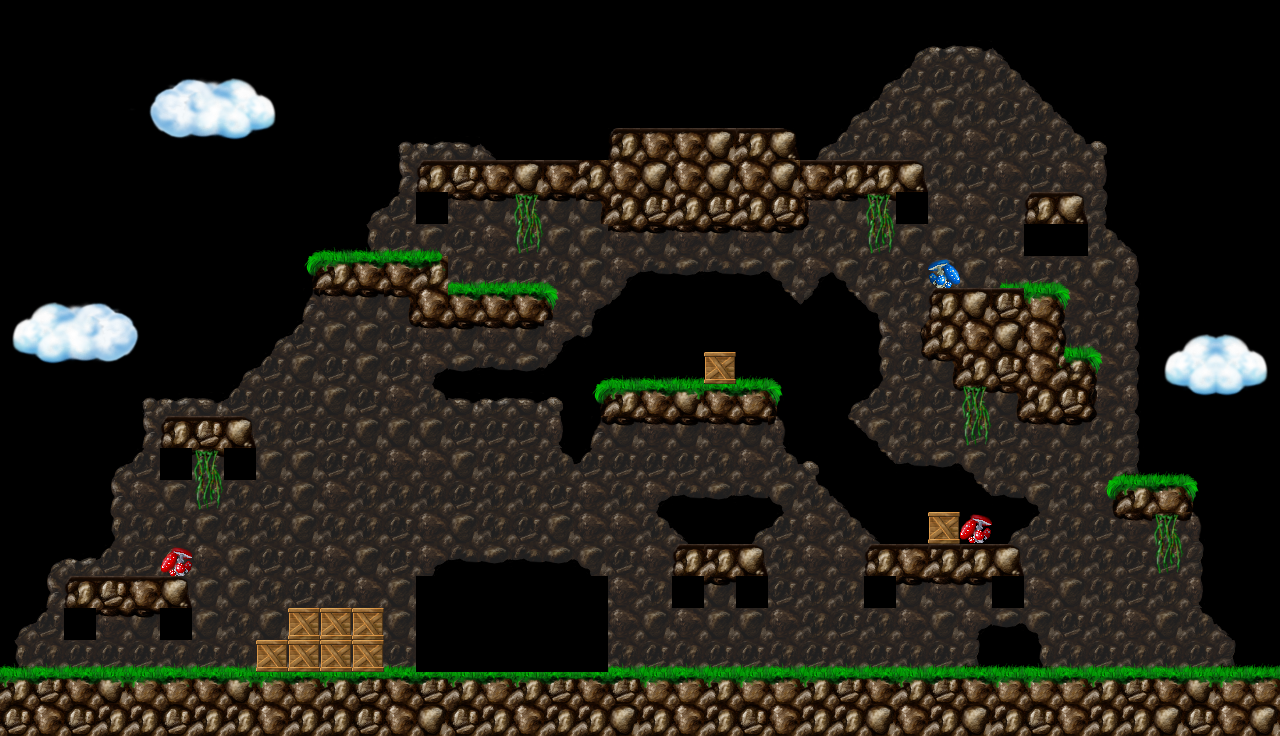

Rendered tile map (Tiled .tmx) drawn with the repository's tilesets; below, a short description and the full map source, tile grids included:
An orthogonal 40x23 tile map with 32x32 px tiles, 1 tile layer (Tile Layer 1).

<map version="1.2" tiledversion="1.2.0" orientation="orthogonal" renderorder="right-down" width="40" height="23" tilewidth="32" tileheight="32" infinite="0" nextlayerid="2" nextobjectid="1">
 <tileset firstgid="1" source="tilemap.tsx" />
 <layer id="1" name="Tile Layer 1" width="40" height="23">
  <data encoding="csv">
0,0,0,0,0,0,0,0,0,0,0,0,0,0,0,0,0,0,0,0,0,0,0,0,0,0,0,0,0,0,0,0,0,0,0,0,0,0,0,0,
0,0,0,0,0,0,0,0,0,0,0,0,0,0,0,0,0,0,0,0,0,0,0,0,0,0,0,0,1430,1299,1300,1431,0,0,0,0,0,0,0,0,
0,0,0,0,1900,1901,1902,1903,1904,0,0,0,0,0,0,0,0,0,0,0,0,0,0,0,0,0,0,1430,1367,1428,1427,1366,1431,0,0,0,0,0,0,0,
0,0,0,0,1964,3345,3346,3347,1968,0,0,0,0,0,0,0,0,0,0,0,0,0,0,0,0,0,1430,1367,1427,1364,1427,1428,1366,1431,0,0,0,0,0,0,
0,0,0,0,2028,2029,2030,2031,2032,0,0,0,1298,1299,1300,1431,0,0,0,3493,3489,3489,3490,3487,3557,1430,1367,1427,1363,1427,1363,1427,1428,1366,1301,0,0,0,0,0,
0,0,0,0,0,0,0,0,0,0,0,0,1362,3551,3488,3489,3490,3489,3553,3491,3492,3491,3492,3491,3492,3489,3487,3487,3552,1427,1428,1363,1428,1363,1365,0,0,0,0,0,
0,0,0,0,0,0,0,0,0,0,0,1430,1367,1552,1879,1880,1432,1880,1747,3555,3556,3555,3556,3555,3556,1746,1880,1432,1488,1363,1363,1428,3551,3552,1429,0,0,0,0,0,
0,0,0,0,0,0,0,0,0,1558,1559,1304,1624,1234,1428,1363,1496,1364,1364,1879,1880,1879,1880,1879,1880,1881,1427,1496,1364,1364,1427,1428,1552,1488,1366,1431,0,0,0,0,
0,0,0,0,0,0,0,0,0,1622,3423,3425,3425,3364,1623,1624,1624,1557,1364,1302,1491,1492,1491,1492,1303,1302,1303,1427,1428,1369,1364,1233,1624,1557,1364,1365,0,0,0,0,
1269,1270,1271,1272,1273,0,0,0,0,1235,1879,1880,1747,3491,3425,3425,3425,1621,1302,1495,0,0,0,0,1494,1495,1494,1303,1427,3551,3490,3488,3427,1621,1428,1429,0,0,0,0,
1333,3342,3343,3344,1337,0,0,0,1430,1367,1364,1364,1878,1879,1880,1879,1880,1302,1493,0,0,0,0,0,0,0,0,1362,1173,3555,3491,3492,3491,1810,1557,1365,1269,1270,1903,1904,
1397,1398,1399,1400,1401,0,0,1430,1367,1364,1428,1364,1428,1302,1492,1491,1492,1495,1558,1559,1559,1560,3549,1560,1561,0,0,1426,1878,1747,3555,3556,3491,3363,1621,1429,1333,3342,3347,1968,
0,0,0,0,1298,1299,1300,1367,1428,1428,1364,1428,1363,1366,1300,1299,1300,1301,1622,3423,3425,3426,3425,3428,1625,0,1430,1367,1427,1878,1432,1747,3555,3556,1749,1365,1397,1398,2031,2032,
0,0,0,0,1362,3551,3488,3552,1427,1428,1428,1364,1364,1364,1428,1428,1428,1365,1235,1880,1879,1880,1879,1880,1236,0,1494,1303,1427,1428,1496,1878,1879,1880,1881,1429,0,0,0,0,
0,0,0,1430,1367,1552,1432,1488,1364,1364,1428,1427,1363,1363,1364,1427,1428,1366,1367,1428,1428,1428,1427,1363,1366,1301,0,1494,1491,1492,1303,1427,1428,1427,1556,1305,1560,1561,0,0,
0,0,0,1362,1363,1364,1496,1427,1428,1364,1363,1427,1427,1427,1428,1427,1427,1428,1363,1427,1302,1491,1492,1491,1303,1366,1431,0,0,0,1494,1491,1303,1427,1620,3423,3428,1625,0,0,
0,0,0,1426,1427,1428,1364,1427,1427,1364,1427,1427,1428,1363,1364,1427,1428,1364,1363,1363,1366,1431,0,1430,1367,1363,1366,1431,0,3549,611,1430,1367,1427,1878,1879,1432,1236,0,0,
0,1430,1299,1367,1428,1368,1363,1364,1428,1428,1363,1364,1428,1302,1491,1492,1491,1492,1303,1428,1363,3551,3487,3552,1427,1363,1363,3551,3489,3487,3487,3552,1427,1427,1427,1428,1496,1429,0,0,
0,1362,3551,3488,3489,3552,1364,1364,1427,1428,1427,1363,1364,2832,129,130,129,130,2831,1363,1427,1552,1880,1488,1428,1427,1427,1552,1880,1879,1880,1488,1363,1364,1427,1428,1427,1365,0,0,
1430,1367,1552,1879,1880,1488,1364,1427,1364,3550,3550,3550,1364,2896,193,194,193,194,2895,1363,1364,1363,1364,1364,1363,1427,1428,1427,1363,1364,1302,1492,1303,1428,1427,1363,1364,1366,1431,0,
1304,1623,1624,1624,1624,1623,1624,1623,3550,3550,3550,3550,1624,2960,257,258,257,258,2959,1623,1624,1623,1624,1624,1623,1624,1623,1624,1623,1624,1305,1560,1304,1623,1624,1623,1623,1624,1305,1560,
3423,3424,3425,3426,3427,3428,3425,3426,3427,3428,3423,3424,3425,3424,3423,3428,3423,3424,3425,3424,3427,3428,3423,3427,3428,3423,3424,3425,3423,3424,3425,3427,3427,3428,3423,3424,3425,3426,3427,3428,
3556,3491,3556,3555,3555,3556,3555,3555,3491,3555,3555,3556,3491,3492,3556,3555,3491,3555,3555,3492,3555,3491,3555,3556,3491,3555,3555,3492,3491,3555,3492,3555,3556,3491,3555,3555,3492,3556,3491,3492
</data>
 </layer>
</map>
